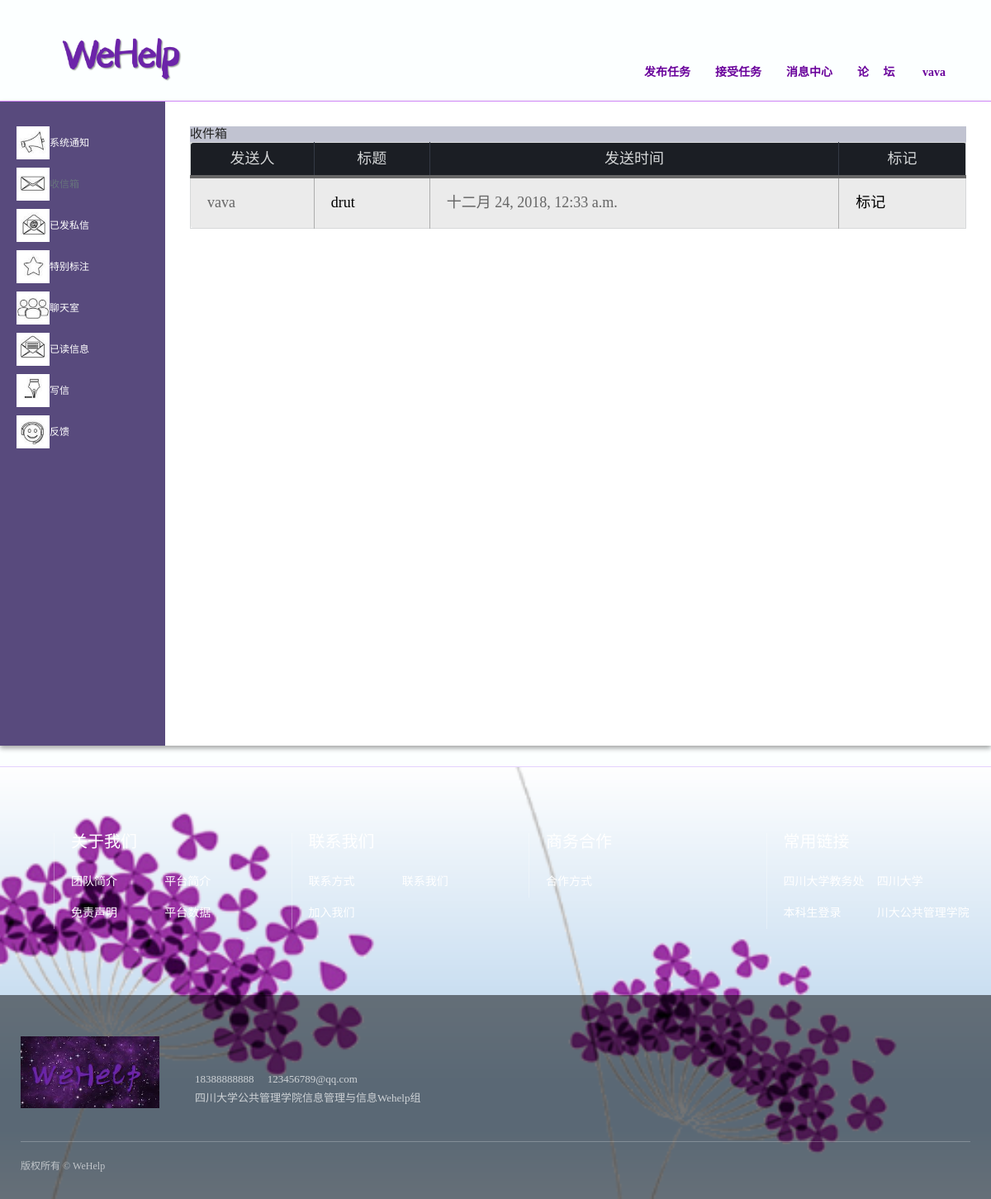
/Communication/person_message/ (signed in), run on the app's committed database.
### Login/models.py (models this page shows, shortened)
class User(AbstractUser):
    gender_choice = (
        (u'M', u'Male'),
        (u'F', u'Female'),
    )
    login = (
        ('0', u'离线'),
        ('1', u'在线'),
    )
    username = models.CharField(max_length=64, verbose_name='用户名', unique=True)
    name = models.CharField(max_length=64, blank=True, verbose_name='姓名')
    gender = models.CharField(max_length=2, choices=gender_choice)
    college = models.CharField(max_length=64, blank=True, verbose_name='学院')
    major = models.CharField(max_length=64, blank=True, verbose_name='专业')
    birthday = models.DateField(blank=True, null=True, verbose_name='生日')
    email = models.EmailField(blank=True, verbose_name='邮箱')
    qq_num = models.CharField(max_length=64, blank=True, verbose_name='QQ号')
    avatar = models.ImageField(upload_to='avatar', verbose_name='头像')
    final_remark = models.FloatField(max_length=10, null=True, blank=True, verbose_name='总评分')
    task_take_num = models.IntegerField(default=0, blank=True, verbose_name='接单总次数')
    alike = models.IntegerField(default=0, blank=True, verbose_name='点赞总次数')
    attention = models.IntegerField(default=0, blank=True, verbose_name='关注总次数')
    is_login = models.CharField(max_length=128, choices=login, default='0', verbose_name='')
    master_type = models.ForeignKey(MasterType, on_delete=models.CASCADE, blank=True, null=True, verbose_name='达人类型')
    become_master_datetime = models.DateTimeField(auto_now_add=True, verbose_name='成为达人时间')
    master_take_delivery_times = models.IntegerField(default=0, blank=True, verbose_name='接快递总次数')
    master_take_buy_times = models.IntegerField(default=0, blank=True, verbose_name='接代购总次数')
    master_take_print_times = models.IntegerField(default=0, blank=True, verbose_name='接打印总次数')
    master_take_umbrella_times = models.IntegerField(default=0, blank=True, verbose_name='接共享伞总次数')
    master_take_others_times = models.IntegerField(default=0, blank=True, verbose_name='接其他单次数')
    class Meta:
        verbose_name = '用户资料'
        verbose_name_plural = verbose_name

class Message(models.Model):
    state = (
        ('0', "未读"),
        ('1', "已读"),
    )
    state_x = (
        ('0', "未被发件者标记"),
        ('1', "已被发件人标记"),
    )
    state_y = (
        ('0', "未被收件者标记"),
        ('1', "已被收件者标记"),
    )
    message_id = models.IntegerField(primary_key=True)
    txtmessage = models.CharField(max_length=100, null=False, verbose_name='留言内容名字')
    message_sender = models.CharField(max_length=100, null=False, verbose_name='留言发出者名字')
    message_receiver = models.CharField(max_length=100,null=False,verbose_name='留言接收者名字')
    message_receiver_ID = models.CharField(max_length=100,null=False,verbose_name='留言接收者ID')
    message_sender_ID = models.CharField(max_length=100,null=False,verbose_name='留言发出者ID')
    c_time = models.DateTimeField(auto_now_add=True, verbose_name='留言时间')
    title = models.CharField(max_length=100,null=True,verbose_name='留言标题')
    is_new = models.CharField(max_length=100,choices=state,default='0',blank=True,null=True,verbose_name='是都已阅')
    is_marked_bysender = models.CharField(max_length=100,choices=state_x,default='0',blank=True,null=True,verbose_name='是否被发件者标注')
    is_marked_byreceiver= models.CharField(max_length=100,choices=state_y,default='0',blank=True,null=True,verbose_name='是否被收件人标记')

### Communication/views.py (the view, shortened to what this page needs)
def person_message(request):
    if not request.session.get('is_login') == True:
        return redirect('/login/')
    user_id = request.session['user_id']
    message = Message.objects.filter(message_receiver_ID=user_id,is_new=0,is_marked_byreceiver=0).order_by('-c_time')
    p = Paginator(message, 10)   #分页，10篇文章一页
    if p.num_pages <= 1:  #如果文章不足一页
        good_list = message  #直接返回所有文章
        data = ''  #不需要分页按钮
    return render(request,'communication/person_message.html', context={'good_list': good_list, 'data': data, 'type': type})

### templates/communication/person_message.html (shortened to what this page needs)
{% extends 'accounts/base.html' %}
{% load staticfiles %}
{% block css %}
    <link rel="stylesheet" href="{% static 'css/profile.css' %}">
{% endblock %}
    {% block content %}
<div class="nav1">
               <div class="item home">
                   <img src="{% static 'images/icon/system_message.jpg' %}" class="nav-img">
                    <a href="{% url 'Communication:system_message' %}">系统通知</a>
               </div>
               <div class="item">
                   <img src="{% static 'images/icon/person_message.jpg' %}" class="nav-img">
                   收信箱
               </div>
               <div class="item">
                   <img src="{% static 'images/icon/message_by_me.jpg' %}" class="nav-img">
                   <a href="{% url 'Communication:message_by_me'%}">已发私信</a>
               </div>
              <div class="item">
                  <img src="{% static 'images/icon/message_marked.jpg' %}" class="nav-img">
                  <a href="{% url 'Communication:marked_message'%}">特别标注</a>
              </div>
                <div class="item">
                    <img src="{% static 'images/icon/chat.jpg' %}" class="nav-img">
                    <a href="{% url 'Communication:chat'%}">聊天室</a>
               </div>
                <div class="item">
                    <img src="{% static 'images/icon/message_read.jpg' %}" class="nav-img">
                    <a href="{% url 'Communication:message_read'%}">已读信息</a>
               </div>
                <div class="item">
                    <img src="{% static 'images/icon/write_message.png' %}" class="nav-img">
                   <a href="{% url 'Communication:write_message'%}">写信</a>
               </div>
              <div class="item">
                  <img src="{% static 'images/icon/contact_us.jpg' %}" class="nav-img">
                   <a href="{% url 'Communication:contact_us'%}">反馈</a>
               </div>
            </div>
     <div class="content">
            <div class="panel-heading"style="background-color:#C1C3D1;border-color:white;font-size: 15px">
        收件箱
            </div>
   <table class="table ">
    <thead>
      <tr>
       <th>发送人</th>
       <th>标题</th>
          <th>发送时间</th>
           <th>标记</th>
      </tr>
    </thead>
  <tbody>
  {% for message in good_list %}
     <tr>
       <td>{{ message.message_sender }}</td>
       <td><a href="{% url 'Communication:message_details' message.message_id%}">{{ message.title }}</a></td>
      <td>{{ message.c_time }}</td>
     <td> <a href="{% url 'Communication:mark_by_receiver' message.message_id%}">标记</a></td>
     {% endfor %}
     </tr>
  </tbody>
</table>
            </div>
        {% endblock%}

### templates/accounts/base.html (shortened to what this page needs)
{% load static %}
<!DOCTYPE html>
<html lang="zh-CN">
  <head>
    <link href="{% static 'css/index02.css' %}" rel="stylesheet">
    <link href="{% static 'css/base01.css' %}" rel="stylesheet">
{% block css %}{% endblock %}
</head>
<body>
<div class="header" id="header" style="border-bottom:1px #d086f7 solid; ">
    <div class="navwrapper">
        <div class="logowrapper">
            <a href="/" class="logo" ><img src="{% static 'images/logo03.png' %}" alt=""></a>
        </div>
        <div class="nav">
            <div class="mainnav clearfix">
                <ul id="nav">
                    <li><a href="{% url 'Send:send_category' %}" class="">发布任务</a></li>
                    <li><a href="{% url 'Take:task_take_division_all' %}">接受任务</a></li>
                    <li><a href="/Communication/system_message/">消息中心</a></li>
                    <li><a href="/luntan/">论&nbsp;&nbsp;&nbsp;&nbsp;&nbsp;坛</a></li>
                    {% if user.is_login %}
                    <li><a href="#" class="">&nbsp;{{ user.username }}</a>
                    </li>
                    {% endif %}
                </ul>
            </div>
        </div>
    </div>
</div>
 <main>
    <div class="main-inner">
    {% block content %}
    {% endblock %}
       </div>
  </main>
<div class="footer" style="border-top:1px #e3d2fd solid;">
 <div class="mainWrap">
  <div class="ulink clearfix">
   <div class="tlink">
    <div class="txtwrapper clearfix">
     <h2>常用链接</h2>
     <ul>
      <li><a href="http://jwc.scu.edu.cn/" target="_blank">四川大学教务处</a></li>
      <li><a href="http://www.scu.edu.cn/" target="_blank">四川大学</a></li>
      <li><a href="http://zhjw.scu.edu.cn/login" target="_blank">本科生登录</a></li>
         <li><a href="http://ggglxy.scu.edu.cn/" target="_blank">川大公共管理学院</a></li>
     </ul>
    </div>
   </div>
      <div class="tlink">
          <div class="txtwrapper clearfix">
              <h2>商务合作</h2>
              <ul>
                  <li><a href="/cooperation/">合作方式</a></li>
              </ul>
          </div>
      </div>
      <div class="tlink">
          <div class="txtwrapper clearfix">
              <h2>联系我们</h2>
              <ul>
                  <li><a href="/contact_way/">联系方式</a></li>
                  <li><a href="/contact_us/">联系我们</a></li>
                  <li><a href="/joinus/">加入我们</a></li>
              </ul>
          </div>
      </div>
     <div class="tlink">
          <div class="txtwrapper clearfix">
              <h2>关于我们</h2><ul>
      <li><a href="/about_us/" target="_blank">团队简介</a></li>
      <li><a href="/about_platform/">平台简介</a></li>
      <li><a href="/disclamier/" target="_blank">免责声明</a></li>
              <li><a href="/bar/" target="_blank">平台数据</a></li>
     </ul>
        </div>
    </div>
  </div>
  </div>
  <div class="copy">
   <div class="mainWrap">
    <div class="contact">
     <img src="{% static 'images/logo04.png' %}" alt="">
     <div class="txtwrapper">
       18388888888　<span> 123456789@qq.com</span><br>
  四川大学公共管理学院信息管理与信息Wehelp组
     </div>
    </div>
    <div class="copyrights">
     版权所有 © WeHelp<span></span>
    </div>
   </div>
  </div>
</div></body>
</html>

### static/css/index02.css (style rules this page uses)
.header { position: relative; height: 122px; }
.header .navwrapper { position: absolute; width: 100%; z-index: 10; }
.header .navwrapper .nav { float: right; padding-right: 35px; padding-top: 30px; padding-bottom: 30px; }
@media screen and (max-width: 1400px) { .header .navwrapper .nav { padding-right: 10px; } }
.header .navwrapper .nav .mainnav { padding: 39px 0 16px 0; }
@media screen and (max-width: 1400px) { .header .navwrapper .nav .mainnav { padding-top: 35px; } }
.header .navwrapper .nav .mainnav li { float: left; font-size: 18px; position: relative; line-height: 46px; }
@media screen and (max-width: 1400px) { .header .navwrapper .nav .mainnav li { font-size: 16px; } }
@media screen and (max-width: 1280px) { .header .navwrapper .nav .mainnav li { font-size: 14px; } }
.header .navwrapper .nav .mainnav li a { color: #69019b; display: block; padding: 0 25px; font-weight: bolder; }
@media screen and (max-width: 1400px) { .header .navwrapper .nav .mainnav li a { padding: 0 20px; } }
@media screen and (max-width: 1280px) { .header .navwrapper .nav .mainnav li a { padding: 0 15px; } }
.header .navwrapper .logowrapper { position: absolute; width: 180px; left: 60px; top: 40px; }
.header .navwrapper .logowrapper .logo { display: block; }
.header .navwrapper .logowrapper img { width: 100%; }
.footer { position: relative; background: url(../images/pgy03.png) no-repeat bottom center; background-size: cover; }
.footer .ulink { padding-top: 100px; padding-bottom: 150px; }
@media screen and (max-width: 1920px) { .footer .ulink { padding-top: 100px; padding-bottom: 100px; } }
@media screen and (max-width: 1280px) { .footer .ulink { padding-top: 80px; padding-bottom: 80px; } }
.footer .ulink .tlink { float: right; width: 25%; color: #fff; }
.footer .ulink .tlink .txtwrapper { margin-left: 60px; padding-left: 40px; border-left: 1px solid rgba(255, 255, 255, 0.3); }
@media screen and (max-width: 1280px) { .footer .ulink .tlink .txtwrapper { margin-left: 40px; padding-left: 20px; } }
.footer .ulink .tlink .txtwrapper h2 { font-size: 20px; line-height: 1em; padding-bottom: 20px; }
.footer .ulink .tlink .txtwrapper a { color: #fff; font-size: 14px; line-height: 38px; }
.footer .ulink .tlink .txtwrapper li { float: left; width: 50%; }
.footer .copy { background: rgba(0, 0, 0, 0.5); padding: 50px 0 30px 0; }
.footer .copy .contact { padding-bottom: 40px; }
.footer .copy .contact img { width: 168px; }
.footer .copy .contact .txtwrapper { display: inline-block; color: #fff; opacity: 0.7; font-size: 13px; line-height: 1.75em; padding-left: 40px; }
.footer .copy .copyrights { color: #fff; opacity: 0.6; border-top: 1px solid rgba(255, 255, 255, 0.4); padding-top: 20px; }
.footer .copy .copyrights span { opacity: 0.5; padding: 0 20px; }

### static/css/base01.css (style rules this page uses)
html, body, div, span, object, iframe, h1, h2, h3, h4, h5, h6, p, blockquote, pre, a, abbr, acronym, address, figure, figcaption, code, del, dfn, em, button, q, dl, dt, dd, ol, ul, li, fieldset, form, legend, table, tf, tr, th { border: 0px; padding: 0px; font-size: 100%; margin: 0px; font-family: inherit; -webkit-font-smoothing: subpixel-antialiased; -webkit-text-size-adjust: 100%; font-weight: normal; word-break: break-word; }
body { background: #fcffff; color: #222; line-height: 1.6em; font-size: 12px; font-family: "å¾®è½¯é é»", "Microsoft YaHei", "PingFang SC", "Hiragino Sans GB", PingHei, STHeiti; margin: 0px auto; max-width: 2560px; overflow-x: hidden; }
img { border: 0px; vertical-align: bottom; -ms-interpolation-mode: bicubic; }
a { text-decoration: none; color: #000; }
ul, li { list-style-type: none; }
.clearfix:after { display: block; content: ''; clear: both; height: 0px; visibility: hidden; }
.clearfix { *display: table; *zoom: 1; }
.mainWrap { width: 1400px; margin: auto; }
@media screen and (max-width: 1400px) { .mainWrap { width: auto; margin: 0 25px; } }

### data on the page
User: username "vava"
Message: message_sender "vava", title "drut", c_time "十二月 24, 2018, 12:33 a.m."
